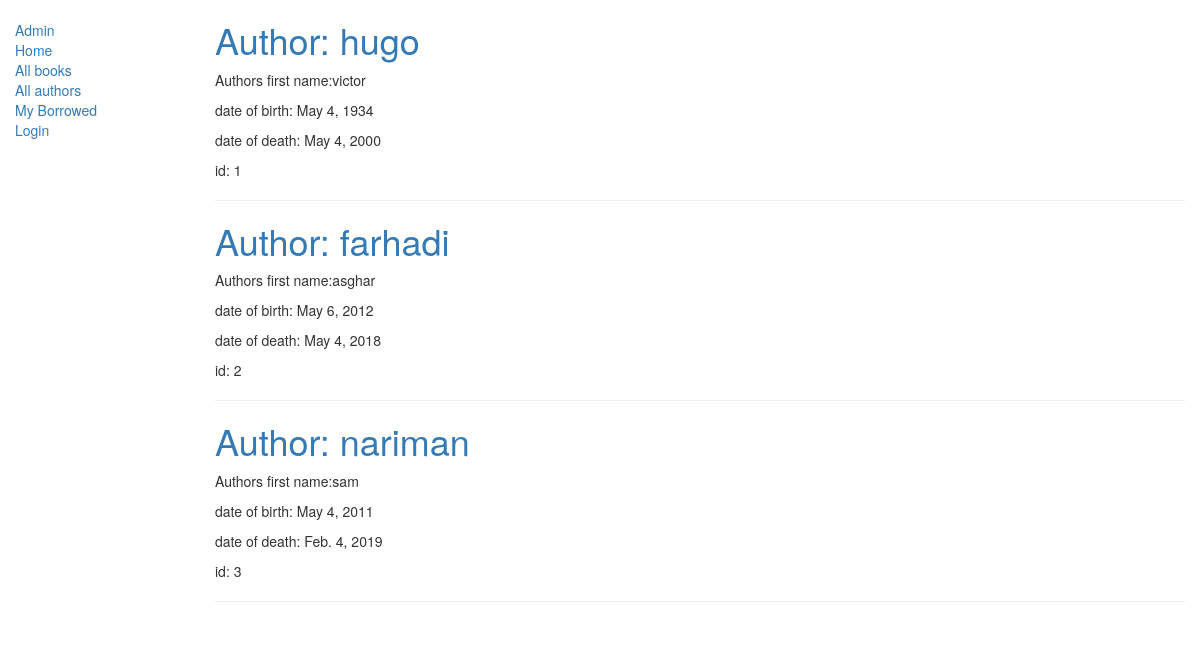
Screenshot of /catalog/authors/ with the database file from the repository.
### catalog/models.py (models this page shows, shortened)
class Author(models.Model):
    first_name = models.CharField(max_length=100)
    last_name = models.CharField(max_length=100)
    date_of_birth = models.DateField(null=True, blank=True)
    date_of_death = models.DateField('Died', null=True, blank=True)

### catalog/views.py (the view)
class AuthorListView(generic.ListView):
    model=models.Author
    template_name='catalog/author_list.html'

### templates/catalog/author_list.html
{% extends "catalog/base_generic.html" %}
{% block content %}
  {% for author in author_list%}
    <h1><a href="{% url 'catalog:author_detail' author.id %}">Author: {{author.last_name}}</a></h1>
    <p>Authors first name:{{author.first_name}}</p>
    <p>date of birth: {{author.date_of_birth}}</p>
    <p>date of death: {{author.date_of_death}}</p>
    <p>id: {{author.id}}</p>
    <hr>
  {%endfor%}
{%endblock%}

### rows the page displays
Author: last_name "hugo", first_name "victor", date_of_birth "May 4, 1934", date_of_death "May 4, 2000", id "1"
Author: last_name "farhadi", first_name "asghar", date_of_birth "May 6, 2012", date_of_death "May 4, 2018", id "2"
Author: last_name "nariman", first_name "sam", date_of_birth "May 4, 2011", date_of_death "Feb. 4, 2019", id "3"
